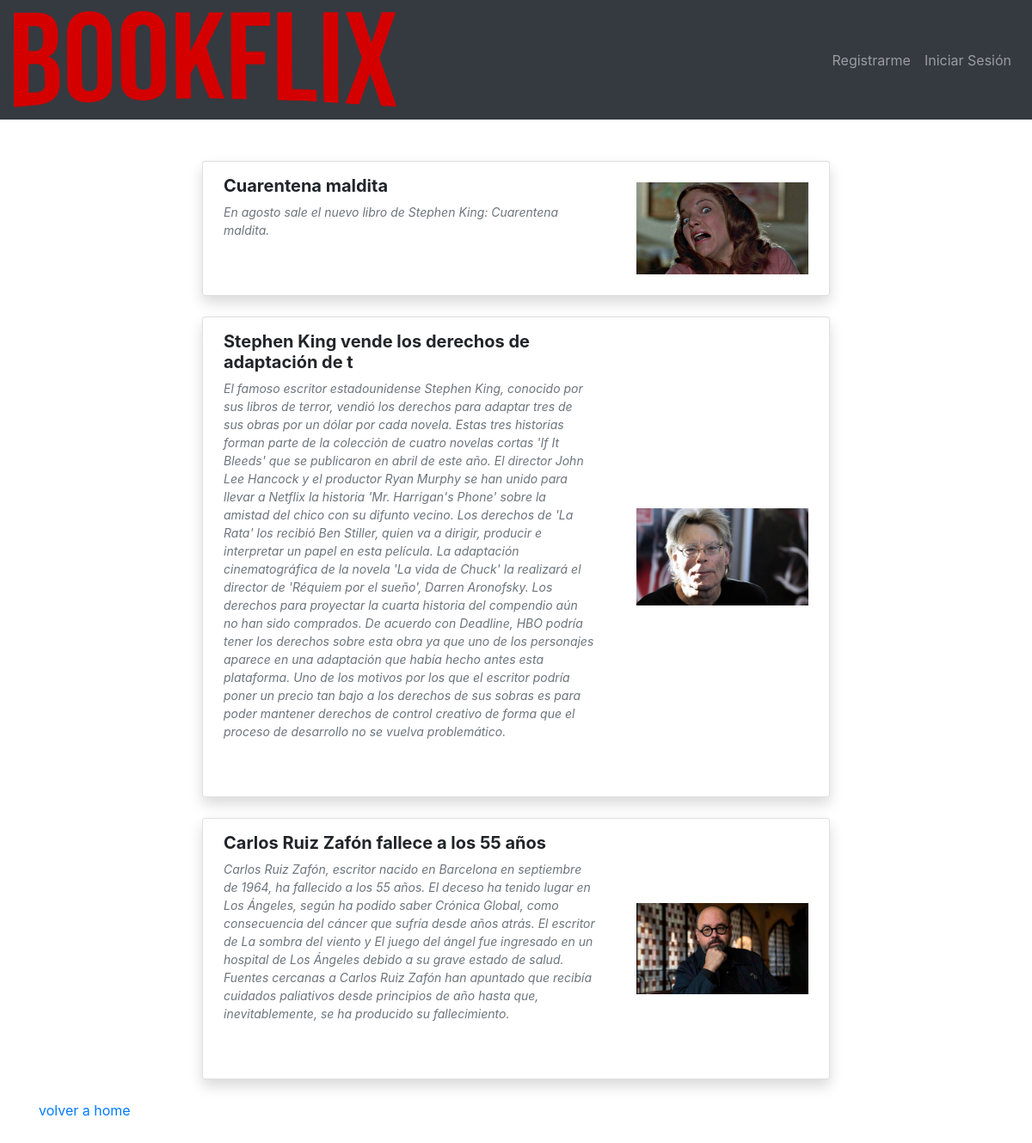
Screenshot of /noticias/ with the database file from the repository.
### appBookflix/models.py (models this page shows, shortened)
class Novedad(models.Model):
    title = models.CharField("titulo", max_length=50 )
    description = models.TextField("descripcion",blank=True, null=True)
    mostrar_en_home= models.BooleanField(default=False)
    author = models.ForeignKey(Account, on_delete=models.CASCADE, verbose_name="autor")
    imagen= models.ImageField(("imagen"), upload_to='novedades', height_field=None, width_field=None, max_length=None, blank=True, null=True )
    video=  models.URLField(  max_length=255, blank=True, null=True)
    class Meta:
        verbose_name = "Noticia"
        verbose_name_plural = "Noticias"

### appBookflix/views.py (the view)
# urls.py: path('noticias/', noticias, name="noticias"),
def noticias(request):
    noticia=Novedad.objects.filter(mostrar_en_home=True)
    return render(request, "appBookflix/noticias.html",{'noticias':noticia })

### appBookflix/templates/appBookflix/noticias.html (shortened to what this page needs)
{% load static %}
{% load bootstrap4 %}
{% bootstrap_css %}
{% include "appBookflix/navbar_home.html" %}
<div class="container py-5">
 {% if noticias %}
{% for noticia in noticias %}
  <div class="row">
    <div class="col-lg-8 mx-auto">
      <ul class="list-group shadow">
        <li class="list-group-item">
          <div class="media align-items-lg-center flex-column flex-lg-row p-1">
            <div class="media-body order-2 order-lg-1">
              <h5 class="mt-0 font-weight-bold mb-2"> {{noticia.title}}</a></h5>
              <p class="font-italic text-muted mb-0 small">{{noticia.description}}</p>
              <div class="d-flex align-items-center justify-content-between mt-1">
                <ul class="list-inline small">
                </ul>
              </div>
               {% if noticia.imagen %}
                <br>
                </div>
                <img src={{noticia.imagen.url}} alt="Generic placeholder image" width="200" class="ml-lg-5 order-1 order-lg-2">
                {% endif %}
          </div>
        </li>
      </ul>
    </div>
  </div>
  <br>
  {% endfor %}
                       {% else %}
        <p>¡No hay noticias!</p>
    {% endif %}
    <a href="/home" > volver a home </a>
</div>

### rows the page displays
Novedad: title "Cuarentena maldita", description "En agosto sale el nuevo libro de Stephen King: Cuarentena maldita.", imagen (picture)
Novedad: title "Stephen King vende los derechos de adaptación de t", description "El famoso escritor estadounidense Stephen King, conocido por sus libros de terror, vendió los derechos para adaptar tres de sus obras por un dólar por cada novela. Estas tres historias forman parte de la colección de cuatro novelas cortas 'If It Bleeds' que se publicaron en abril de este año. El director John Lee Hancock y el productor Ryan Murphy se han unido para llevar a Netflix la historia 'Mr. Harrigan's Phone' sobre la amistad del chico con su difunto vecino. Los derechos de 'La Rata' los recibió Ben Stiller, quien va a dirigir, producir e interpretar un papel en esta película. La adaptación cinematográfica de la novela 'La vida de Chuck' la realizará el director de 'Réquiem por el…", imagen (picture)
Novedad: title "Carlos Ruiz Zafón fallece a los 55 años", description "Carlos Ruiz Zafón, escritor nacido en Barcelona en septiembre de 1964, ha fallecido a los 55 años. El deceso ha tenido lugar en Los Ángeles, según ha podido saber Crónica Global, como consecuencia del cáncer que sufría desde años atrás. El escritor de La sombra del viento y El juego del ángel fue ingresado en un hospital de Los Ángeles debido a su grave estado de salud. Fuentes cercanas a Carlos Ruiz Zafón han apuntado que recibía cuidados paliativos desde principios de año hasta que, inevitablemente, se ha producido su fallecimiento.", imagen (picture)
